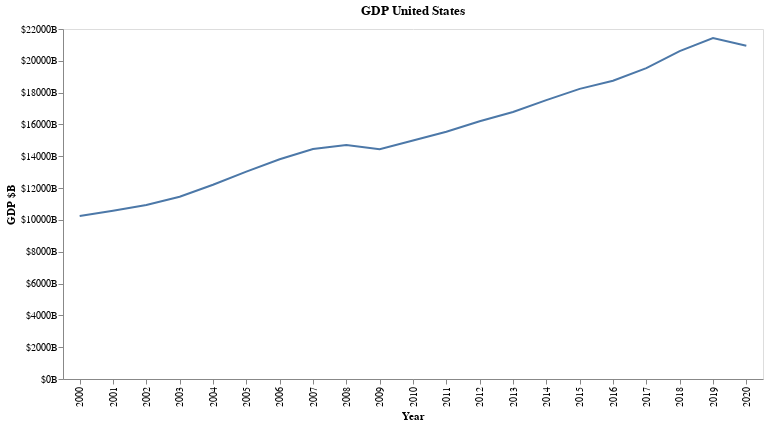

The notebook cell saved with this chart:
### Code cell
my_altair.get_time_series_gdp_chart("United States")
